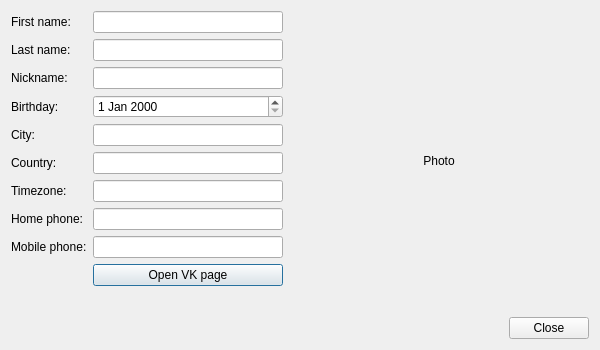
<?xml version="1.0" encoding="UTF-8"?>
<ui version="4.0">
 <class>VCardDialog</class>
 <widget class="QDialog" name="VCardDialog">
  <property name="geometry">
   <rect>
    <x>0</x>
    <y>0</y>
    <width>600</width>
    <height>347</height>
   </rect>
  </property>
  <property name="minimumSize">
   <size>
    <width>600</width>
    <height>0</height>
   </size>
  </property>
  <property name="windowTitle">
   <string>User info</string>
  </property>
  <layout class="QVBoxLayout" name="verticalLayout">
   <item>
    <layout class="QHBoxLayout" name="horizontalLayout">
     <item>
      <layout class="QFormLayout" name="formLayout">
       <item row="0" column="0">
        <widget class="QLabel" name="label">
         <property name="text">
          <string>First name:</string>
         </property>
        </widget>
       </item>
       <item row="0" column="1">
        <widget class="QLineEdit" name="FirstName_">
         <property name="readOnly">
          <bool>true</bool>
         </property>
        </widget>
       </item>
       <item row="1" column="0">
        <widget class="QLabel" name="label_2">
         <property name="text">
          <string>Last name:</string>
         </property>
        </widget>
       </item>
       <item row="1" column="1">
        <widget class="QLineEdit" name="LastName_">
         <property name="readOnly">
          <bool>true</bool>
         </property>
        </widget>
       </item>
       <item row="2" column="0">
        <widget class="QLabel" name="label_3">
         <property name="text">
          <string>Nickname:</string>
         </property>
        </widget>
       </item>
       <item row="2" column="1">
        <widget class="QLineEdit" name="Nickname_">
         <property name="readOnly">
          <bool>true</bool>
         </property>
        </widget>
       </item>
       <item row="3" column="0">
        <widget class="QLabel" name="label_5">
         <property name="text">
          <string>Birthday:</string>
         </property>
        </widget>
       </item>
       <item row="3" column="1">
        <widget class="QDateEdit" name="Birthday_"/>
       </item>
       <item row="4" column="0">
        <widget class="QLabel" name="label_6">
         <property name="text">
          <string>City:</string>
         </property>
        </widget>
       </item>
       <item row="5" column="0">
        <widget class="QLabel" name="label_7">
         <property name="text">
          <string>Country:</string>
         </property>
        </widget>
       </item>
       <item row="6" column="0">
        <widget class="QLabel" name="label_8">
         <property name="text">
          <string>Timezone:</string>
         </property>
        </widget>
       </item>
       <item row="7" column="0">
        <widget class="QLabel" name="label_9">
         <property name="text">
          <string>Home phone:</string>
         </property>
        </widget>
       </item>
       <item row="8" column="0">
        <widget class="QLabel" name="label_10">
         <property name="text">
          <string>Mobile phone:</string>
         </property>
        </widget>
       </item>
       <item row="4" column="1">
        <widget class="QLineEdit" name="City_">
         <property name="readOnly">
          <bool>true</bool>
         </property>
        </widget>
       </item>
       <item row="5" column="1">
        <widget class="QLineEdit" name="Country_">
         <property name="readOnly">
          <bool>true</bool>
         </property>
        </widget>
       </item>
       <item row="6" column="1">
        <widget class="QLineEdit" name="Timezone_">
         <property name="readOnly">
          <bool>true</bool>
         </property>
        </widget>
       </item>
       <item row="7" column="1">
        <widget class="QLineEdit" name="HomePhone_">
         <property name="readOnly">
          <bool>true</bool>
         </property>
        </widget>
       </item>
       <item row="8" column="1">
        <widget class="QLineEdit" name="MobilePhone_">
         <property name="readOnly">
          <bool>true</bool>
         </property>
        </widget>
       </item>
       <item row="9" column="1">
        <widget class="QPushButton" name="OpenVKPage_">
         <property name="text">
          <string>Open VK page</string>
         </property>
        </widget>
       </item>
      </layout>
     </item>
     <item>
      <widget class="QLabel" name="label_4">
       <property name="sizePolicy">
        <sizepolicy hsizetype="Fixed" vsizetype="Fixed">
         <horstretch>0</horstretch>
         <verstretch>0</verstretch>
        </sizepolicy>
       </property>
       <property name="minimumSize">
        <size>
         <width>300</width>
         <height>300</height>
        </size>
       </property>
       <property name="maximumSize">
        <size>
         <width>300</width>
         <height>300</height>
        </size>
       </property>
       <property name="text">
        <string>Photo</string>
       </property>
       <property name="scaledContents">
        <bool>true</bool>
       </property>
       <property name="alignment">
        <set>Qt::AlignCenter</set>
       </property>
      </widget>
     </item>
    </layout>
   </item>
   <item>
    <widget class="QDialogButtonBox" name="buttonBox">
     <property name="orientation">
      <enum>Qt::Horizontal</enum>
     </property>
     <property name="standardButtons">
      <set>QDialogButtonBox::Close</set>
     </property>
    </widget>
   </item>
  </layout>
 </widget>
 <resources/>
 <connections>
  <connection>
   <sender>buttonBox</sender>
   <signal>accepted()</signal>
   <receiver>VCardDialog</receiver>
   <slot>accept()</slot>
   <hints>
    <hint type="sourcelabel">
     <x>248</x>
     <y>254</y>
    </hint>
    <hint type="destinationlabel">
     <x>157</x>
     <y>274</y>
    </hint>
   </hints>
  </connection>
  <connection>
   <sender>buttonBox</sender>
   <signal>rejected()</signal>
   <receiver>VCardDialog</receiver>
   <slot>reject()</slot>
   <hints>
    <hint type="sourcelabel">
     <x>316</x>
     <y>260</y>
    </hint>
    <hint type="destinationlabel">
     <x>286</x>
     <y>274</y>
    </hint>
   </hints>
  </connection>
 </connections>
</ui>
